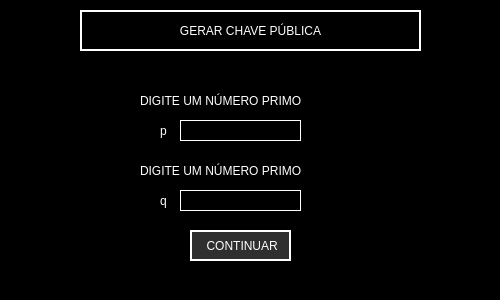
<?xml version="1.0" encoding="UTF-8"?>
<ui version="4.0">
 <class>chavepublica</class>
 <widget class="QDialog" name="chavepublica">
  <property name="geometry">
   <rect>
    <x>0</x>
    <y>0</y>
    <width>500</width>
    <height>300</height>
   </rect>
  </property>
  <property name="maximumSize">
   <size>
    <width>500</width>
    <height>350</height>
   </size>
  </property>
  <property name="windowTitle">
   <string>Chaves</string>
  </property>
  <property name="styleSheet">
   <string notr="true">background-color: rgb(0, 0, 0);
color: rgb(255, 255, 255);</string>
  </property>
  <widget class="QLabel" name="titulo">
   <property name="geometry">
    <rect>
     <x>80</x>
     <y>10</y>
     <width>341</width>
     <height>41</height>
    </rect>
   </property>
   <property name="styleSheet">
    <string notr="true">font: 15pt &quot;Nimbus Sans [UKWN]&quot;;
border: 2px solid white;</string>
   </property>
   <property name="text">
    <string>GERAR CHAVE PÚBLICA</string>
   </property>
   <property name="alignment">
    <set>Qt::AlignCenter</set>
   </property>
  </widget>
  <widget class="QPushButton" name="continuar">
   <property name="geometry">
    <rect>
     <x>190</x>
     <y>230</y>
     <width>101</width>
     <height>31</height>
    </rect>
   </property>
   <property name="styleSheet">
    <string notr="true">font: 10pt &quot;Nimbus Sans [UKWN]&quot;;
background-color: rgb(47, 47, 47);
border: 2px solid white;</string>
   </property>
   <property name="text">
    <string> CONTINUAR</string>
   </property>
  </widget>
  <widget class="QLineEdit" name="lineEdit">
   <property name="geometry">
    <rect>
     <x>180</x>
     <y>120</y>
     <width>121</width>
     <height>21</height>
    </rect>
   </property>
   <property name="styleSheet">
    <string notr="true">border: 1px solid white;</string>
   </property>
  </widget>
  <widget class="QLineEdit" name="lineEdit_2">
   <property name="geometry">
    <rect>
     <x>180</x>
     <y>190</y>
     <width>121</width>
     <height>21</height>
    </rect>
   </property>
   <property name="styleSheet">
    <string notr="true">border: 1px solid white;</string>
   </property>
  </widget>
  <widget class="QLabel" name="p">
   <property name="geometry">
    <rect>
     <x>160</x>
     <y>120</y>
     <width>16</width>
     <height>21</height>
    </rect>
   </property>
   <property name="styleSheet">
    <string notr="true">font: 700 14pt &quot;DejaVu Sans&quot;;</string>
   </property>
   <property name="text">
    <string>p</string>
   </property>
  </widget>
  <widget class="QLabel" name="q">
   <property name="geometry">
    <rect>
     <x>160</x>
     <y>190</y>
     <width>16</width>
     <height>21</height>
    </rect>
   </property>
   <property name="styleSheet">
    <string notr="true">font: 700 14pt &quot;DejaVu Sans&quot;;</string>
   </property>
   <property name="text">
    <string>q</string>
   </property>
  </widget>
  <widget class="QLabel" name="p_2">
   <property name="geometry">
    <rect>
     <x>140</x>
     <y>90</y>
     <width>251</width>
     <height>21</height>
    </rect>
   </property>
   <property name="styleSheet">
    <string notr="true">font: 700 10pt &quot;DejaVu Sans&quot;;</string>
   </property>
   <property name="text">
    <string>DIGITE UM NÚMERO PRIMO</string>
   </property>
  </widget>
  <widget class="QLabel" name="p_3">
   <property name="geometry">
    <rect>
     <x>140</x>
     <y>160</y>
     <width>251</width>
     <height>21</height>
    </rect>
   </property>
   <property name="styleSheet">
    <string notr="true">font: 700 10pt &quot;DejaVu Sans&quot;;</string>
   </property>
   <property name="text">
    <string>DIGITE UM NÚMERO PRIMO</string>
   </property>
  </widget>
 </widget>
 <resources/>
 <connections/>
</ui>
